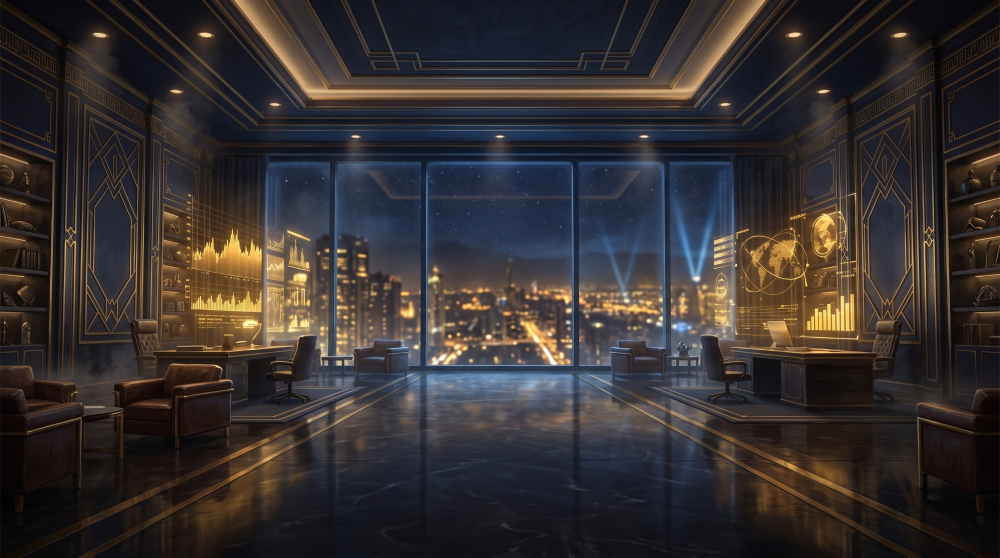
#> input picture Assets/Resources/Diplomacy/bg_aquila.jpg, 2000 x 1116 px, given in place of menu_bg.jpg, which was not available (shown at 1/2 size)
$ python -i generate.py   (imports and definitions only)
#> lines starting #> are read from the running program, lines starting #| are printed output that depends on the picture
#!/usr/bin/env python3
"""
Пролог «Великое Молчание» — видео о лоре игры, идёт при запуске сразу после логотипа (IntroVideo).

Результат: Assets/StreamingAssets/Intro/lore_ru.mp4 и lore_en.mp4 — 1920×1080, 30 к/с, H.264 + AAC.
Картинка одна на оба языка (иллюстрации игры с медленным наездом, наплывы, виньетка), голос и субтитры — свои.

Источники:
  • голос — ElevenLabs eleven_v3 (Tools/elevenlabs_tts.py): русский — проверка распознаванием, до 5 дублей;
    английский — один дубль (распознавание в общем модуле только русское);
  • музыка — ElevenLabs Music, одна дорожка на оба языка, под голосом приглушается (sidechain);
  • кадры — Assets/Resources/UI/Events, Menu/menu_bg (иллюстрации игры).
Всё кешируется в ~/.cache/astropol_elevenlabs: правка одной фразы перегенерирует только её.

Длительность сцены = самая длинная из двух озвучек фразы + пауза, так что видео у языков одинаковое по длине.

Запуск из корня репозитория:
    python3 Tools/lore_intro/generate.py            # всё
    python3 Tools/lore_intro/generate.py --preview  # только кадры-превью сцен (без звука и видео)
"""
import hashlib
import json
import math
import os
import subprocess
import sys
import tempfile
import time
import urllib.error
import urllib.request

import numpy as np
from PIL import Image, ImageDraw, ImageFilter, ImageFont

sys.path.insert(0, os.path.join(os.path.dirname(__file__), ".."))
import elevenlabs_tts as tts  # noqa: E402

RES = "Assets/Resources"
OUT = "Assets/StreamingAssets/Intro"
CACHE = os.path.expanduser("~/.cache/astropol_elevenlabs")
W, H, FPS = 1920, 1080, 30
XFADE = 1.0          # наплыв между сценами, с
LEAD, TAIL = 1.2, 5.0  # тишина до первой фразы и музыка после последней
FONT_TITLE = RES + "/Fonts/Spectral-SemiBold.ttf"
FONT_MONO = RES + "/Fonts/IBMPlexMono-Medium.ttf"

# Титры перед прологом (с): «Студия SmartBiz представляет» на чёрном, затем «ASTROPOLITY» над проступающей галактикой
STUDIO_IN, STUDIO_OUT = 0.5, 6.0
TITLE_IN, TITLE_OUT = 6.6, 14.0
GALAXY_IN = 7.2        # первая сцена (галактика) проявляется под названием
FIRST_LINE = 14.8      # первая фраза рассказчика
CARDS = {
    "ru": ("СТУДИЯ", "SmartBiz", "представляет", "ПРОЛОГ  ·  ВЕЛИКОЕ МОЛЧАНИЕ"),
    "en": ("STUDIO", "SmartBiz", "presents", "PROLOGUE  ·  THE GREAT SILENCE"),
}
GOLD = (231, 193, 112)
CREAM = (236, 229, 211)
FONT = RES + "/Fonts/PTSerif-Regular.ttf"
FONT_IT = RES + "/Fonts/PTSerif-Italic.ttf"

# Голос рассказчика: (голос, режиссёрский тег v3)
VOICE_RU = ("gleb", "deep, slow, solemn cinematic narration, quiet awe")
VOICE_EN = ("george", "deep, slow, solemn cinematic narration, quiet awe")

# Сцены: картинка, движение камеры (зум от→до, сдвиг центра от→до в долях кадра), пауза после фразы, ru, en
# Движение: (z0, z1, (x0, y0), (x1, y1)) — z — во сколько раз кадр меньше картинки по ширине (1 = вся ширина)
SCENES = [
    ("Menu/menu_bg", (1.0, 1.18, (0.5, 0.5), (0.55, 0.47)), 1.2,
     "Шестьдесят тысяч лет назад галактика пела.",
     "Sixty thousand years ago, the galaxy sang."),
    ("UI/Events/Wonder_Gate", (1.12, 1.0, (0.5, 0.5), (0.5, 0.5)), 0.7,
     "Народ, который мы зовём Строителями, связал звёзды вратами и зажигал солнца там, где их не хватало.",
     "The people we call the Builders bound the stars together with gates, and lit new suns wherever suns were lacking."),
    ("UI/Events/HeartVisitors", (1.0, 1.15, (0.5, 0.55), (0.5, 0.42)), 0.8,
     "Миллиарды голосов сливались в одну песню. Они думали, что так будет всегда.",
     "Billions of voices merged into a single song. They believed it would last forever."),
    ("UI/Events/Rift", (1.05, 1.3, (0.5, 0.5), (0.5, 0.5)), 1.0,
     "Но из-за края галактики пришёл Слушающий. Он находил миры по их голосу — и после него они замолкали навсегда.",
     "But from beyond the edge of the galaxy came the Listener. It found worlds by their voices — and once it passed, they fell silent forever."),
    ("UI/Events/Derelict", (1.0, 1.12, (0.42, 0.5), (0.58, 0.5)), 0.7,
     "Строители не смогли с ним сражаться. И тогда они выбрали тишину.",
     "The Builders could not fight it. And so they chose silence."),
    ("UI/Events/Heart", (1.15, 1.0, (0.5, 0.6), (0.5, 0.5)), 0.6,
     "Они погасили звёзды, заперли врата и спрятали свои миры в тени глушителей.",
     "They put out their stars, sealed their gates, and hid their worlds in the shadow of great dampers."),
    ("UI/Events/Leviathan", (1.0, 1.15, (0.45, 0.5), (0.55, 0.45)), 0.7,
     "А у руин оставили стражей — чтобы никто больше не запел слишком громко.",
     "And by their ruins they left guardians — so that no one would ever sing too loudly again."),
    ("UI/Events/PrecursorVault", (1.0, 1.2, (0.5, 0.5), (0.5, 0.55)), 1.6,
     "Шестьдесят тысяч лет галактика молчала.",
     "For sixty thousand years, the galaxy was silent."),
    ("UI/Events/ArkDawn", (1.0, 1.12, (0.5, 0.5), (0.45, 0.5)), 0.5,
     "Теперь у звёзд снова новые голоса.",
     "Now the stars have new voices once again."),
    ("UI/Events/Ark", (1.0, 1.1, (0.45, 0.5), (0.55, 0.5)), 0.2,
     "Беглецы двенадцати ковчегов.",
     "The refugees of the twelve arks."),
    ("UI/Events/LegionReview", (1.0, 1.1, (0.5, 0.5), (0.5, 0.45)), 0.2,
     "Легионы Ксарн.",
     "The legions of Xarn."),
    ("UI/Events/Shareholders", (1.0, 1.1, (0.55, 0.5), (0.45, 0.5)), 0.2,
     "Торговцы Аквилы.",
     "The merchants of Aquila."),
    ("UI/Events/OracleVisions", (1.0, 1.1, (0.5, 0.45), (0.5, 0.55)), 0.2,
     "Провидицы Иридии.",
     "The seers of Iridia."),
    ("UI/Events/Wonder_Tree", (1.0, 1.1, (0.5, 0.55), (0.5, 0.45)), 0.2,
     "Древний лес Тэрра-ан.",
     "The ancient forest of Terra'an."),
    ("UI/Events/Consensus", (1.0, 1.1, (0.5, 0.5), (0.5, 0.5)), 0.6,
     "И бесстрастный разум Ноля.",
     "And the dispassionate mind of Zero."),
    ("UI/Events/PrecursorCore", (1.0, 1.15, (0.5, 0.5), (0.5, 0.42)), 0.5,
     "Они находят руины Строителей и принимают их за сокровища.",
     "They find the ruins of the Builders and mistake them for treasure."),
    ("UI/Events/Battlefield", (1.0, 1.15, (0.55, 0.5), (0.45, 0.5)), 0.7,
     "Они строят флоты, спорят и воюют — и поют громче, чем когда-либо.",
     "They build fleets, they argue, they go to war — and they sing louder than ever before."),
    ("UI/Events/PrecursorSignal", (1.0, 1.2, (0.6, 0.5), (0.62, 0.45)), 1.0,
     "А где-то на краю древний пульсар отсчитывает последние такты.",
     "And somewhere at the edge, an ancient pulsar counts down the final beats."),
    ("Menu/menu_bg", (1.25, 1.0, (0.5, 0.5), (0.5, 0.5)), 0.0,
     "Галактика снова поёт. Чья песня прозвучит последней?",
     "The galaxy sings again. Whose song will be the last?"),
]

# Субтитры без ударений и служебных дефисов произношения
SUB_RU = {"Тэрра-ан": "Тэрра'ан"}

MUSIC_PROMPT = (
    "epic dark cinematic orchestral prologue for a space strategy game trailer, a story about an ancient galactic "
    "civilization that went silent. Opens with a lonely ethereal female wordless voice and celesta over deep space "
    "drones, grows into slow mournful strings and low brass, a hushed eerie middle section with sparse piano and "
    "distant choir, then a building rhythmic pulse of taiko drums and ostinato strings as new civilizations rise, "
    "a powerful majestic climax with full choir near the end, and a quiet suspenseful ending on a single held note. "
    "Leaves space for a narrator. Instrumental only, no lyrics")


# ======================================================================== Голос

# [15 lines left out: function voice_en, not called in this run]


STUDIO = ("highpass=f=70,deesser=i=0.3,equalizer=f=120:t=q:w=1:g=2,equalizer=f=350:t=q:w=1.5:g=-1.5,"
          "equalizer=f=3200:t=q:w=1.4:g=1.5,acompressor=threshold=-20dB:ratio=2.5:attack=6:release=150:makeup=1.5,"
          "aecho=0.85:0.55:60|130|240:0.14|0.09|0.05,"
          "silenceremove=start_periods=1:start_threshold=-50dB,areverse,"
          "silenceremove=start_periods=1:start_threshold=-50dB,areverse")


def duration(path):
    return float(subprocess.run(["ffprobe", "-v", "error", "-show_entries", "format=duration", "-of", "csv=p=0", path],
                                capture_output=True, text=True).stdout.strip() or 0)


# [64 lines left out: functions make_voices, make_music, timeline, not called in this run]


# ======================================================================== Картинка

_img_cache = {}


def source(path):
#> called with path = 'Menu/menu_bg'
    if path not in _img_cache:
        im = Image.open(os.path.join(RES, path + ".jpg")).convert("RGB")
#> im is the input picture: PIL image 2000x1116 RGB; mean R, G, B 54.2, 48.3, 47.8
        # кадр 16:9 из картинки (иллюстрации 2000×1116 — почти 16:9)
        w, h = im.size
#> w = 2000; h = 1116
        if w / h > 16 / 9:
            nw = int(h * 16 / 9)
#> nw = 1984
            im = im.crop(((w - nw) // 2, 0, (w - nw) // 2 + nw, h))
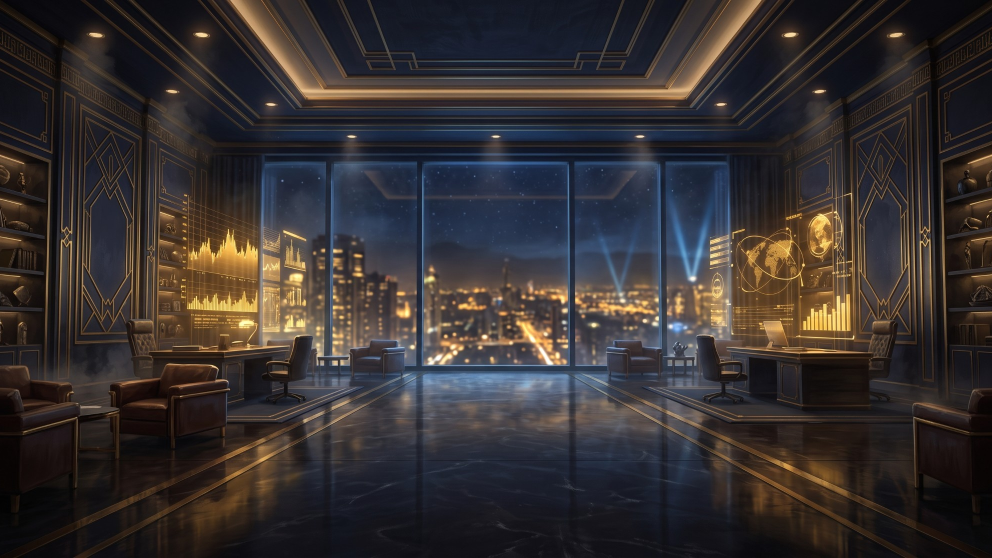
#> im: PIL image 1984x1116 RGB (shown at 1/2 size); mean R, G, B 54.4, 48.5, 48
        else:
            nh = int(w * 9 / 16)
            im = im.crop((0, (h - nh) // 2, w, (h - nh) // 2 + nh))
        # запас разрешения для наезда
        im = im.resize((int(W * 1.3), int(H * 1.3)), Image.LANCZOS)
#> im: PIL image 2496x1404 RGB
        _img_cache[path] = im
    return _img_cache[path]


def ease(x):
    return 0.5 - 0.5 * math.cos(math.pi * min(1.0, max(0.0, x)))


def scene_frame(i, u):
    """Кадр сцены i в момент u (0..1 от её длительности): медленный наезд и сдвиг."""
    path, (z0, z1, c0, c1) = SCENES[i][0], SCENES[i][1]
    im = source(path)
    sw, sh = im.size
#> sw = 2496; sh = 1404
    e = ease(u) * 0.5 + u * 0.5
    z = z0 + (z1 - z0) * e
    cx = c0[0] + (c1[0] - c0[0]) * e
    cy = c0[1] + (c1[1] - c0[1]) * e
    cw, ch = sw / z, sh / z
#> cw = 2289.9; ch = 1288.1
    x0 = min(max(cx * sw - cw / 2, 0), sw - cw)
#> x0 = 165.4
    y0 = min(max(cy * sh - ch / 2, 0), sh - ch)
#> y0 = 36.9
    # аффинное преобразование с субпиксельной точностью — без дрожания при медленном наезде
    return im.transform((W, H), Image.AFFINE, (cw / W, 0, x0, 0, ch / H, y0), resample=Image.BICUBIC)
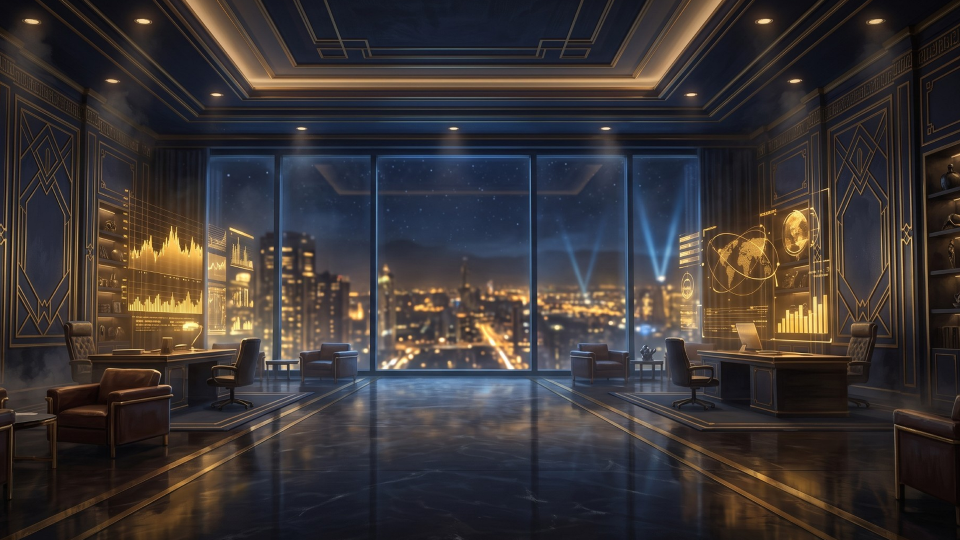
#> returned value: PIL image 1920x1080 RGB (shown at 1/2 size); mean R, G, B 58.7, 52.7, 52.2


# [59 lines left out: functions vignette, wrap, subtitle_layer, tracked, card_alpha, not called in this run]


def clamp01(x):
    return 0.0 if x < 0 else 1.0 if x > 1 else x


def ease_out(x):
    x = clamp01(x)
    return 1 - (1 - x) ** 3


_fonts = {}


# [5 lines left out: function font, not called in this run]


SS = 4   # суперсэмплинг движущегося текста: буквы встают на 1/4 пикселя, а не прыгают по целым


# [25 lines left out: functions letters, colored, not called in this run]


def glow_of(mask, color, radius, strength):
    """Свечение: размытая маска, залитая одним цветом (размываем только прозрачность, не цвет)."""
    return colored(mask.filter(ImageFilter.GaussianBlur(radius)), color, strength)


_gold_grad = {}


# [22 lines left out: functions gold_fill, ring, not called in this run]


def diamond(mask_draw, x, y, r, a):
    if a > 0.003:
        mask_draw.polygon([(x, y - r), (x + r, y), (x, y + r), (x - r, y)], fill=int(255 * a))


# [7 lines left out: function rule, not called in this run]


_emblem = None
EMB_SRC = 640   # эмблема заранее уменьшена до этого размера (с премультипликацией — без каймы по краю)


# [13 lines left out: function emblem, not called in this run]


_radial = {}


# [206 lines left out: functions radial, add_light, titles, _pad, render, mix, not called in this run]


def preview(path):
    """Кадр из середины каждой сцены — для проверки движения и кадрирования."""
    tiles = [scene_frame(i, 0.5).resize((480, 270)) for i in range(len(SCENES))]
#> call 2 of scene_frame, with i = 1, u = 0.5
#> in scene_frame (call 2), `path, (z0, z1, c0, c1) = SCENES[i][0], SCENES[i][1]`: path = 'UI/Events/Wonder_Gate'; z0 = 1.12; z1 = 1; c0 = (0.5, 0.5)
#> call 2 of source, with path = 'UI/Events/Wonder_Gate'
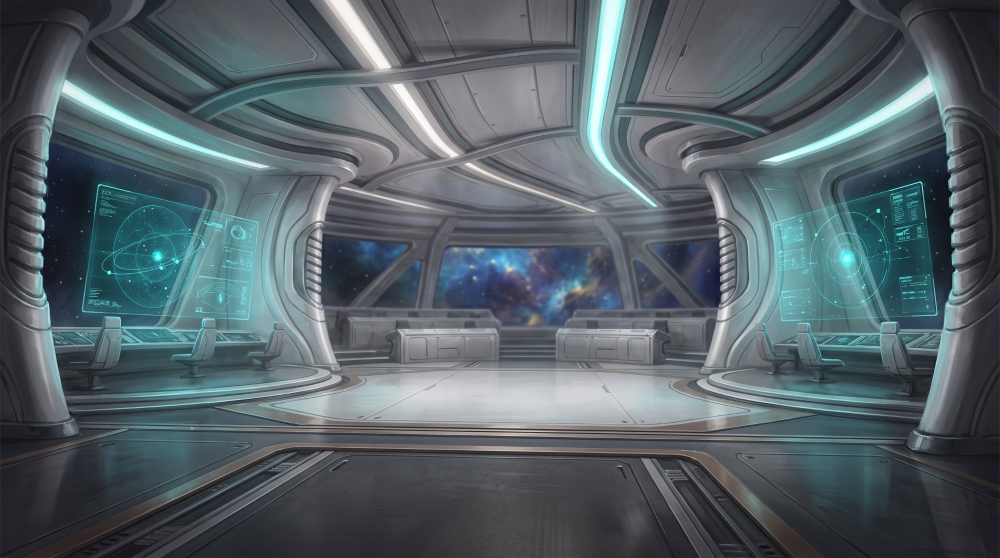
#> input picture Assets/Resources/Diplomacy/bg_astrea.jpg, 2000 x 1116 px, given in place of Wonder_Gate.jpg, which was not available (shown at 1/2 size)
#> in source, im is the input picture: PIL image 2000x1116 RGB; mean R, G, B 84.7, 97, 103
#> in source (call 2), `im = im.crop(((w - nw) // 2, 0, (w - nw) // 2 + nw, h))`:
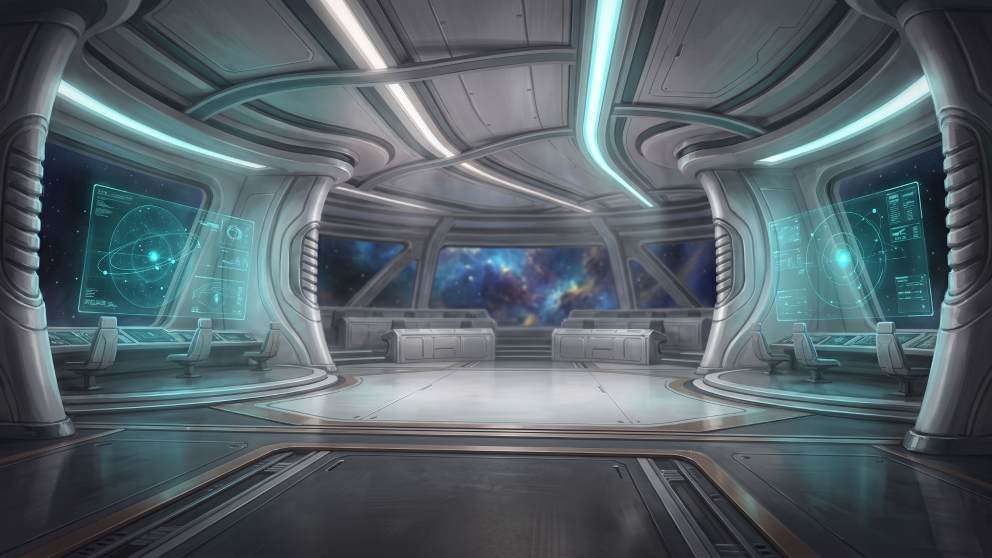
#> im: PIL image 1984x1116 RGB (shown at 1/2 size); mean R, G, B 85.1, 97.5, 103.5
#> in scene_frame (call 2), `z = z0 + (z1 - z0) * e`: z = 1.06
#> in scene_frame (call 2), `cx = c0[0] + (c1[0] - c0[0]) * e`: cx = 0.5
#> in scene_frame (call 2), `cw, ch = sw / z, sh / z`: cw = 2354.7; ch = 1324.5
#> in scene_frame (call 2), `x0 = min(max(cx * sw - cw / 2, 0), sw - cw)`: x0 = 70.64
#> in scene_frame (call 2), `y0 = min(max(cy * sh - ch / 2, 0), sh - ch)`: y0 = 39.74
#> in scene_frame (call 2), `return im.transform((W, H), Image.AFFINE, (cw / W, 0, x0, 0, ch / H, y..`:
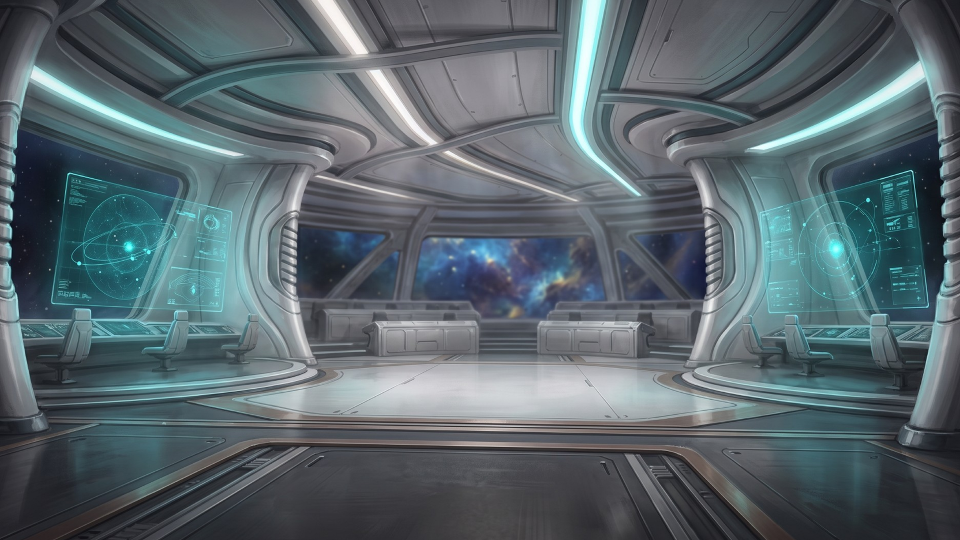
#> returned value: PIL image 1920x1080 RGB (shown at 1/2 size); mean R, G, B 88.7, 102.5, 108.7
#> call 3 of scene_frame, with i = 2, u = 0.5
#> in scene_frame (call 3), `path, (z0, z1, c0, c1) = SCENES[i][0], SCENES[i][1]`: path = 'UI/Events/HeartVisitors'; z0 = 1; z1 = 1.15; c0 = (0.5, 0.55); c1 = (0.5, 0.42)
#> in scene_frame (call 3), `z = z0 + (z1 - z0) * e`: z = 1.07
#> in scene_frame (call 3), `cy = c0[1] + (c1[1] - c0[1]) * e`: cy = 0.485
#> in scene_frame (call 3), `cw, ch = sw / z, sh / z`: cw = 2321.9; ch = 1306
#> in scene_frame (call 3), `x0 = min(max(cx * sw - cw / 2, 0), sw - cw)`: x0 = 87.07
#> in scene_frame (call 3), `y0 = min(max(cy * sh - ch / 2, 0), sh - ch)`: y0 = 27.92
#> in scene_frame (call 3), `return im.transform((W, H), Image.AFFINE, (cw / W, 0, x0, 0, ch / H, y..`:
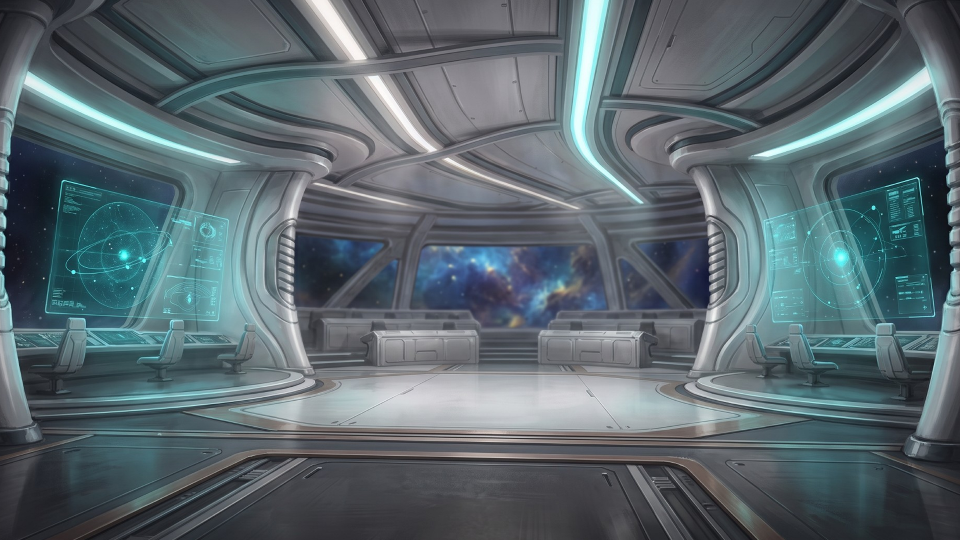
#> returned value: PIL image 1920x1080 RGB (shown at 1/2 size); mean R, G, B 89.8, 104, 110.3
    cols = 4
    rows = math.ceil(len(tiles) / cols)
    sheet = Image.new("RGB", (480 * cols, 270 * rows))
    for k, t in enumerate(tiles):
        sheet.paste(t, ((k % cols) * 480, (k // cols) * 270))
    sheet.save(path, quality=85)
    print("превью:", path)


# [25 lines left out: function main, not called in this run]


# [2 lines not run here, left out]

#> (the run stopped early here; a loop or call above may not have finished)
